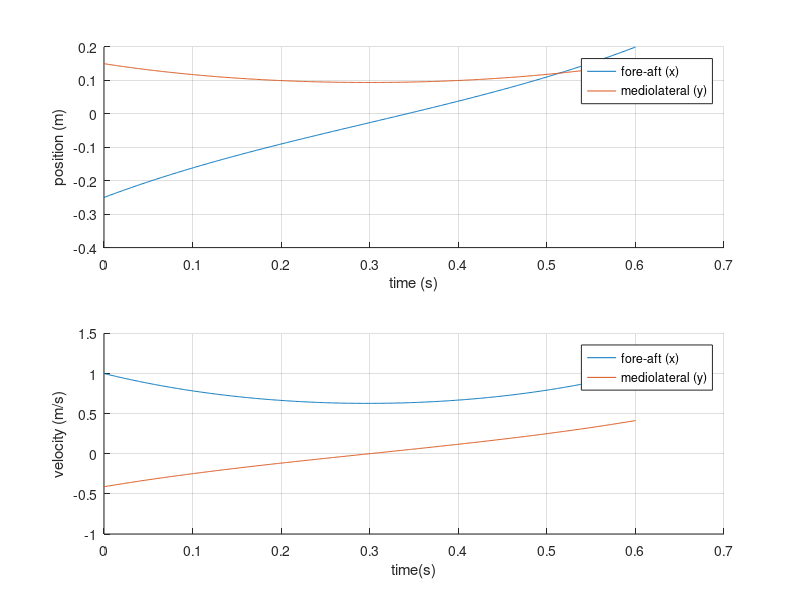
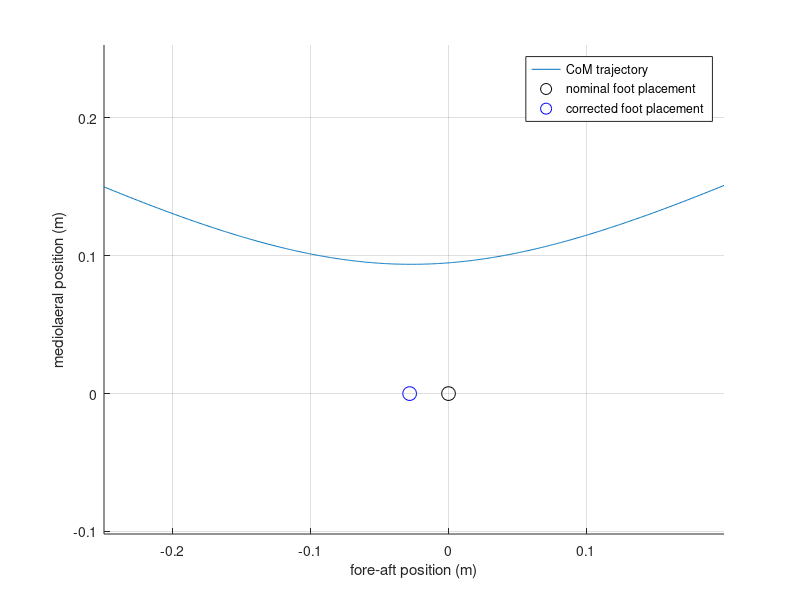

Write the MATLAB code that produced these figures, in order.
%
% Foot Placement in 3-D Linear Inverted Pendulum
%
% hgeyer, Sep 2025
%
clc 

% model params
g = 9.81; % [m/s^2]

% walking parameters
v_des = 1.0; % [m/s]
z0 = 0.8;
step_len = 0.5;  % [m]
step_wdth = 0.3;  % [m]
stance_time = 0.6; % [s]


% weight terms of cost function
a = 2;  % position weight
b = 1;  % speed weight

% precompute LIPM math terms
w = sqrt(g / z0);
C = cosh(w * stance_time);
S = sinh(w * stance_time);
D = a * (C-1)^2 + b * (w * S)^2;

% desired final states
x_des = step_len / 2;
dx_des = v_des;    

Rleg_flag = 1;
if Rleg_flag
    y_des = step_wdth / 2; 
else
    y_des = -step_wdth / 2;
end
dy_des = y_des * w * (C - 1) / S; 

% initial state
x0 = - x_des;
dx0 = dx_des;
y0 = y_des;
dy0 = -dy_des;

% optimal foot placement given cost terms a and b
px = - a * (C - 1) / D * (x_des - C * x0 - S / w * dx0) ...
  - b * w * S / D * (dx_des - S * w * x0 - C * dx0);

py = - a * (C - 1) / D * (y_des - C * y0 - S / w * dy0) ...
  - b * w * S / D * (dy_des - S * w * y0 - C * dy0);

% integration of LIPM dynamics for double check
dt = 0.001;

tVec = 0:dt:stance_time;
xVec = nan(1, length(tVec));
dxVec = nan(1, length(tVec));
yVec = nan(1, length(tVec));
dyVec = nan(1, length(tVec));

x = x0;
dx = dx0;
y = y0;
dy = dy0;
for i = 1:length(tVec)

  xVec(i) = x;
  dxVec(i) = dx;

  ddx = g / z0 * (x - px);
  dx = dx + ddx * dt;
  x = x + dx * dt;

  yVec(i) = y;
  dyVec(i) = dy;

  ddy = g / z0 * (y - py);
  dy = dy + ddy * dt;
  y = y + dy * dt;


end


figure(1), clf

subplot(211)
hold on
plot(tVec, xVec)
plot(tVec, yVec)
grid on
xlabel('time (s)')
ylabel('position (m)')
legend('fore-aft (x)', 'mediolateral (y)')

subplot(212)
hold on
plot(tVec, dxVec)
plot(tVec, dyVec)
grid on
xlabel('time(s)')
ylabel('velocity (m/s)')
legend('fore-aft (x)', 'mediolateral (y)')

figure(2), clf
hold on
plot(xVec, yVec)
plot(0, 0, 'ko', 'MarkerSize', 10)
plot(px, py, 'bo', 'MarkerSize', 10)
grid on
axis equal padded
xlabel('fore-aft position (m)')
ylabel('mediolaeral position (m)')
legend('CoM trajectory', 'nominal foot placement', 'corrected foot placement')
